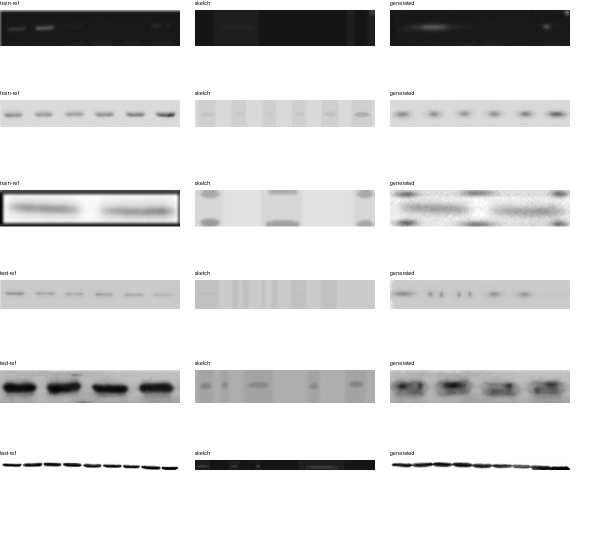
#> input picture blot/sanity_montage.png, 1200 x 1080 px, given as the content of the folder blot/train/image, which was not available (shown at 1/2 size)
$ python temp_style_small_batch.py   (older library calls are emulated)
#> lines starting #> are read from the running program, lines starting #| are printed output that depends on the picture; pictures that were not available may be replaced by others from this repository, and a replacement may not be noted
from __future__ import annotations

import argparse
import json
import random
import shutil
from dataclasses import dataclass, asdict
from pathlib import Path

import cv2
import numpy as np
from PIL import Image, ImageDraw, ImageOps
from scipy.signal import find_peaks, peak_widths


@dataclass
class ReferenceStats:
    image_name: str
    split: str
    source_path: str
    width: int
    height: int
    lane_positions: list[int]
    lane_count: int
    lane_width: int
    lane_spacing: float
    band_positions: list[list[int]]
    band_mean: float
    band_y_pool: list[int]
    intensity_mean: float
    thickness_mean: float
    thickness_std: float
    thin_band_ratio: float
    background_mean: float
    background_noise: float
    blur_sigma: float
    sharpness_score: float


def parse_args() -> argparse.Namespace:
    parser = argparse.ArgumentParser(description="Run a temp-style small batch blot generation test.")
    parser.add_argument("--blot-root", type=Path, default=Path("blot"))
    parser.add_argument("--refs-per-split", type=int, default=3)
    parser.add_argument("--seed", type=int, default=20260323)
    parser.add_argument("--output-root", type=Path, default=Path("blot/temp_style_test"))
    parser.add_argument("--overwrite", action="store_true")
    return parser.parse_args()


# [4 lines left out: function reset_dir, not called in this run]


def ensure_dir(path: Path) -> None:
    path.mkdir(parents=True, exist_ok=True)


def list_images(directory: Path) -> list[Path]:
    return sorted(
        path
        for path in directory.iterdir()
        if path.is_file() and path.suffix.lower() in {".png", ".jpg", ".jpeg"}
    )


def extract_reference_parameters(image_path: Path, split: str) -> ReferenceStats:
    img = cv2.imread(str(image_path), cv2.IMREAD_GRAYSCALE)
    if img is None:
        raise ValueError(f"Failed to read {image_path}")

    height, width = img.shape
    img_blur = cv2.GaussianBlur(img, (5, 5), 0)
    img_norm = img_blur.astype(np.float32) / 255.0

    vertical_profile = img_norm.mean(axis=0)
    peak_distance = max(12, width // 12)
    peaks, _ = find_peaks(-vertical_profile, distance=peak_distance, prominence=0.008)
    lane_positions = peaks.tolist()
    if len(lane_positions) < 2:
        fallback_count = 4
        lane_positions = np.linspace(width * 0.12, width * 0.88, fallback_count).astype(int).tolist()

    lane_spacing_values = [lane_positions[i + 1] - lane_positions[i] for i in range(len(lane_positions) - 1)]
    lane_spacing = float(np.mean(lane_spacing_values)) if lane_spacing_values else max(width / 5.0, 20.0)
    lane_width = max(8, int(lane_spacing * 0.6))

    band_positions: list[list[int]] = []
    band_intensity: list[float] = []
    band_thickness: list[float] = []
    band_y_pool: list[int] = []

    for x in lane_positions:
        x1 = max(0, x - lane_width // 2)
        x2 = min(width, x + lane_width // 2)
        lane = img_norm[:, x1:x2]
        if lane.size == 0:
            band_positions.append([])
            continue

        profile = lane.mean(axis=1)
        row_distance = max(6, height // 10)
        band_peaks, props = find_peaks(-profile, distance=row_distance, prominence=0.015)
        widths = peak_widths(-profile, band_peaks, rel_height=0.6)[0] if len(band_peaks) > 0 else []
        lane_bands: list[int] = []

        for idx, y in enumerate(band_peaks):
            y1 = max(0, y - 4)
            y2 = min(height, y + 4)
            local_mean = float(lane[y1:y2].mean()) if y2 > y1 else float(profile[y])
            prominence = float(props["prominences"][idx]) if "prominences" in props else 0.03
            lane_bands.append(int(y))
            band_y_pool.append(int(y))
            band_intensity.append(float(np.clip(np.quantile(img_norm, 0.85) - local_mean, 0.06, 0.55)))
            estimated_thickness = float(widths[idx]) if idx < len(widths) else (3.5 + prominence * 90.0)
            band_thickness.append(float(np.clip(estimated_thickness, 2.0, 12.0)))

        band_positions.append(lane_bands)

    bright_pixels = img_norm[img_norm >= np.quantile(img_norm, 0.55)]
    background_mean = float(bright_pixels.mean()) if bright_pixels.size else float(img_norm.mean())
    background_noise = float(np.std(img_norm - cv2.GaussianBlur(img_norm, (0, 0), 3)))
    laplacian_var = float(cv2.Laplacian(img_blur, cv2.CV_32F).var())
    sharpness_score = float(np.clip(laplacian_var / 120.0, 0.2, 3.0))
    blur_sigma = float(np.clip(1.55 - 0.28 * sharpness_score + background_noise * 6.0, 0.7, 1.45))
    band_mean = float(np.mean([len(bands) for bands in band_positions])) if band_positions else 2.0
    intensity_mean = float(np.mean(band_intensity)) if band_intensity else 0.22
    thickness_mean = float(np.mean(band_thickness)) if band_thickness else max(3.5, height * 0.06)
    thickness_std = float(np.std(band_thickness)) if len(band_thickness) > 1 else 1.0
    thin_band_ratio = (
        float(sum(value <= max(3.5, thickness_mean * 0.75) for value in band_thickness)) / len(band_thickness)
        if band_thickness
        else 0.35
    )

    return ReferenceStats(
        image_name=image_path.name,
        split=split,
        source_path=str(image_path),
        width=width,
        height=height,
        lane_positions=lane_positions,
        lane_count=len(lane_positions),
        lane_width=lane_width,
        lane_spacing=lane_spacing,
        band_positions=band_positions,
        band_mean=band_mean,
        band_y_pool=sorted(set(band_y_pool)),
        intensity_mean=intensity_mean,
        thickness_mean=thickness_mean,
        thickness_std=thickness_std,
        thin_band_ratio=thin_band_ratio,
        background_mean=background_mean,
        background_noise=background_noise,
        blur_sigma=blur_sigma,
        sharpness_score=sharpness_score,
    )


def sample_parameters(stats: ReferenceStats, rng: random.Random) -> dict[str, float | int | list[int]]:
    lane_count = max(2, int(round(rng.gauss(stats.lane_count, 0.6))))
    lane_width = max(8, int(round(rng.gauss(stats.lane_width, 1.5))))
    lane_spacing = max(lane_width + 2, int(round(rng.gauss(stats.lane_spacing, 2.0))))
    bands_per_lane = [max(1, int(round(rng.gauss(stats.band_mean, 0.7)))) for _ in range(lane_count)]

    return {
        "width": stats.width,
        "height": stats.height,
        "lanes": lane_count,
        "lane_width": lane_width,
        "lane_spacing": lane_spacing,
        "bands_per_lane": bands_per_lane,
        "intensity_mean": float(np.clip(rng.gauss(stats.intensity_mean, 0.03), 0.08, 0.6)),
        "thickness_mean": float(np.clip(rng.gauss(stats.thickness_mean, max(0.4, stats.thickness_std * 0.35)), 2.5, 12.0)),
        "thickness_std": float(np.clip(stats.thickness_std, 0.6, 3.0)),
        "thin_band_ratio": float(np.clip(stats.thin_band_ratio, 0.15, 0.8)),
        "background": float(np.clip(rng.gauss(stats.background_mean, 0.02), 0.55, 0.88)),
        "noise": float(np.clip(rng.gauss(stats.background_noise, 0.004), 0.01, 0.05)),
        "blur": float(np.clip(rng.gauss(stats.blur_sigma, 0.08), 0.65, 1.55)),
        "sharpness_score": stats.sharpness_score,
        "band_y_pool": stats.band_y_pool,
        "smear_probability": 0.25,
    }


def generate_background(params: dict[str, float | int | list[int]], rng: random.Random) -> np.ndarray:
    height = int(params["height"])
    width = int(params["width"])
    bg = np.ones((height, width), dtype=np.float32) * float(params["background"])
    noise = np.random.default_rng(rng.randint(0, 10**9)).normal(0, float(params["noise"]), (height, width)).astype(np.float32)
    bg += noise

    grad_y = np.linspace(rng.uniform(-0.03, 0.03), rng.uniform(-0.03, 0.03), height, dtype=np.float32).reshape(-1, 1)
    grad_x = np.linspace(rng.uniform(-0.02, 0.02), rng.uniform(-0.02, 0.02), width, dtype=np.float32).reshape(1, -1)
    bg += grad_y + grad_x

    # Keep borders clean: use a very soft illumination field without dark edge vignette.
    low_freq = np.random.default_rng(rng.randint(0, 10**9)).normal(0, 1, (height, width)).astype(np.float32)
    low_freq = cv2.GaussianBlur(low_freq, (0, 0), sigmaX=max(12.0, width / 8.0), sigmaY=max(8.0, height / 3.0))
    bg += low_freq * 0.01
    return np.clip(bg, 0, 1)


def add_smear(band: np.ndarray, rng: random.Random) -> np.ndarray:
    smear_len = rng.randint(4, 12)
    result = band.copy()
    for i in range(1, smear_len + 1):
        shifted = np.roll(band, i, axis=0)
        result += shifted * (0.03 * (smear_len - i + 1))
    return result


def draw_band(
    image: np.ndarray,
    x: int,
    y: int,
    width: int,
    thickness: int,
    intensity: float,
    rng: random.Random,
    smear_probability: float,
    blur_strength: float,
) -> np.ndarray:
    band = np.zeros_like(image, dtype=np.float32)
    pad_x = max(6, int(width * 0.18))
    pad_y = max(4, int(thickness * 1.8))
    x1 = max(0, int(round(x - width / 2)) - pad_x)
    x2 = min(image.shape[1] - 1, int(round(x + width / 2)) + pad_x)
    y1 = max(0, int(round(y - thickness / 2)) - pad_y)
    y2 = min(image.shape[0] - 1, int(round(y + thickness / 2)) + pad_y)

    patch_w = x2 - x1 + 1
    patch_h = y2 - y1 + 1
    if patch_w <= 1 or patch_h <= 1:
        return image

    xx = np.arange(x1, x2 + 1, dtype=np.float32)
    yy = np.arange(y1, y2 + 1, dtype=np.float32)[:, None]
    center_rel = (xx - x) / max(width / 2.0, 1.0)

    # Flat long band body with only mild taper near the ends.
    horizontal_envelope = np.exp(-(np.abs(center_rel) ** 4.6) * 0.72)
    end_softness = np.exp(-(np.abs(center_rel) ** 7.0) * 0.42)

    # Very slight curvature only; keep the band visually close to straight.
    phase = rng.uniform(0.0, np.pi)
    curve_amp = rng.uniform(0.0, 0.09) * max(1.0, thickness)
    tilt = rng.uniform(-0.02, 0.02) * thickness
    curve = curve_amp * np.sin(center_rel * np.pi + phase) + tilt * center_rel

    # Thickness stays stable across the band with only tiny local variation.
    local_thickness = thickness * (0.88 + 0.12 * horizontal_envelope)
    local_thickness *= 0.985 + 0.02 * np.sin(center_rel * np.pi * 1.2 + rng.uniform(0.0, np.pi))
    local_thickness = np.clip(local_thickness, max(2.0, thickness * 0.8), thickness * 1.05)

    centerline = y + curve
    sigma_y = np.maximum(1.0, local_thickness / 2.3)
    vertical_profile = np.exp(-0.5 * ((yy - centerline[None, :]) / sigma_y[None, :]) ** 2)
    vertical_core = np.exp(-0.5 * ((yy - centerline[None, :]) / np.maximum(0.9, sigma_y[None, :] * 0.7)) ** 2)

    # Keep texture very light so the band remains continuous.
    texture = np.random.default_rng(rng.randint(0, 10**9)).normal(1.0, 0.015, size=(patch_h, patch_w)).astype(np.float32)
    texture = cv2.GaussianBlur(
        texture,
        (0, 0),
        sigmaX=max(0.8, width / 14.0),
        sigmaY=max(0.8, thickness / 2.8),
    )

    mask_patch = intensity * (0.72 * vertical_profile + 0.42 * vertical_core) * horizontal_envelope[None, :] * end_softness[None, :]
    mask_patch *= np.clip(texture, 0.97, 1.03)
    mask_patch = cv2.GaussianBlur(
        mask_patch.astype(np.float32),
        (0, 0),
        sigmaX=np.clip(rng.uniform(0.68, 1.18) * blur_strength, 0.58, 1.65),
        sigmaY=np.clip(rng.uniform(0.68, 0.98) * blur_strength, 0.56, 1.28),
    )
    band[y1 : y2 + 1, x1 : x2 + 1] = np.maximum(band[y1 : y2 + 1, x1 : x2 + 1], mask_patch)

    if rng.random() < smear_probability:
        band = add_smear(band, rng)

    image -= band
    return image


def choose_band_rows(pool: list[int], count: int, height: int, rng: random.Random) -> list[int]:
    if pool:
        unique_pool = sorted(set(pool))
        if count <= len(unique_pool):
            rows = rng.sample(unique_pool, count)
        else:
            rows = unique_pool[:]
            while len(rows) < count:
                rows.append(rng.choice(unique_pool))
        rows = sorted(rows)
        return [int(np.clip(row + rng.randint(-2, 2), 12, height - 12)) for row in rows]
    return sorted(rng.sample(range(12, max(13, height - 12)), count))


def generate_gel(params: dict[str, float | int | list[int]], rng: random.Random) -> np.ndarray:
    image = generate_background(params, rng)
    width = int(params["width"])
    height = int(params["height"])
    lane_count = int(params["lanes"])
    lane_spacing = int(params["lane_spacing"])
    lane_width = int(params["lane_width"])
    total_span = (lane_count - 1) * lane_spacing
    start_x = max(lane_width // 2 + 6, int(round((width - total_span) / 2.0)))

    for lane_idx in range(lane_count):
        lane_x = start_x + lane_idx * lane_spacing
        rows = choose_band_rows(list(params["band_y_pool"]), int(params["bands_per_lane"][lane_idx]), height, rng)
        for row in rows:
            if rng.random() < float(params.get("thin_band_ratio", 0.35)):
                base_thickness = float(params["thickness_mean"]) * rng.uniform(0.45, 0.8)
                thickness = max(2, int(round(rng.gauss(base_thickness, 0.45))))
            else:
                spread = max(0.5, float(params.get("thickness_std", 1.0)) * 0.55)
                thickness = max(3, int(round(rng.gauss(float(params["thickness_mean"]), spread))))
            thickness = int(np.clip(thickness, 2, 12))
            intensity = float(np.clip(rng.gauss(float(params["intensity_mean"]) * 1.12, 0.035), 0.08, 0.78))
            x_jitter = rng.randint(-2, 2)
            sharpness_score = float(params.get("sharpness_score", 1.0))
            band_blur = float(np.clip(1.3 - 0.18 * sharpness_score, 0.7, 1.15))
            band_width = max(8, int(round(lane_width * rng.uniform(1.04, 1.12))))
            image = draw_band(
                image=image,
                x=lane_x + x_jitter,
                y=row,
                width=band_width,
                thickness=thickness,
                intensity=intensity,
                rng=rng,
                smear_probability=float(params["smear_probability"]),
                blur_strength=band_blur,
            )

    image = cv2.GaussianBlur(image, (0, 0), sigmaX=float(params["blur"]), sigmaY=max(0.65, float(params["blur"]) * 0.85))
    image = np.clip(image, 0, 1)
    return (image * 255).astype(np.uint8)


def save_gray_image(array: np.ndarray, path: Path) -> None:
    Image.fromarray(array, mode="L").save(path)


def build_montage(pairs: list[tuple[Path, Path]], output_path: Path) -> None:
    canvas = Image.new("RGB", (1050, 220 * max(1, len(pairs))), "white")
    y = 0
    for ref_path, gen_path in pairs:
        ref = ImageOps.contain(Image.open(ref_path).convert("L"), (480, 170)).convert("RGB")
        gen = ImageOps.contain(Image.open(gen_path).convert("L"), (480, 170)).convert("RGB")
        canvas.paste(ref, (20, y + 25))
        canvas.paste(gen, (540, y + 25))
        draw = ImageDraw.Draw(canvas)
        draw.text((20, y), f"ref: {ref_path.name}", fill="black")
        draw.text((540, y), f"generated: {gen_path.name}", fill="black")
        y += 220
    canvas.save(output_path)


def main() -> None:
    args = parse_args()
    if args.overwrite:
        reset_dir(args.output_root)
    else:
        ensure_dir(args.output_root)

    refs_root = args.output_root / "references"
    gen_root = args.output_root / "generated"
    meta_root = args.output_root / "metadata"
    for path in [refs_root, gen_root, meta_root]:
        ensure_dir(path)

    rng = random.Random(args.seed)
    pairs: list[tuple[Path, Path]] = []
    summary: list[dict[str, object]] = []

    for split in ["train", "test"]:
        source_dir = args.blot_root / split / "image"
        refs = list_images(source_dir)[: args.refs_per_split]
        ensure_dir(refs_root / split)
        ensure_dir(gen_root / split)
        ensure_dir(meta_root / split)

        for ref_path in refs:
            stats = extract_reference_parameters(ref_path, split)
#> in extract_reference_parameters, img is the input picture: shape (1080, 1200); min 0, max 255, mean 225.4
#> in extract_reference_parameters, `vertical_profile = img_norm.mean(axis=0)`: vertical_profile = 1200 values, max 1 at index 362, min 0.836 at index 4, mean 0.884
#> in extract_reference_parameters, `peaks, _ = find_peaks(-vertical_profile, distance=peak_distance, promi..`: peaks = [138, 415, 546, 815, 921, 1110]
#> in extract_reference_parameters, `lane_spacing_values = [lane_positions[i + 1] - lane_positions[i] for i..`: lane_spacing_values = [277, 131, 269, 106, 189]
#> in extract_reference_parameters, `lane_spacing = float(np.mean(lane_spacing_values)) if lane_spacing_val..`: lane_spacing = 194.4
#> in extract_reference_parameters, `lane_width = max(8, int(lane_spacing * 0.6))`: lane_width = 116
#> the loop in extract_reference_parameters, `for x in lane_positions:` made 6 passes
#> (x, x1, x2, band_peaks, widths) on passes 1 to 4: (138, 80, 196, [31, 228, 450, 587, 775, 930], [71.49, 52.73, 8.33, 57.73, 60.82, 7.81]), (415, 357, 473, [64, 229, 445, 587, 772, 936], [72.51, 54.38, 73.31, 58.42, 66.25, 20.53]), (546, 488, 604, [75, 228, 450, 588, 770, 937], [72.53, 54.44, 73.34, 58.51, 66.31, 20.53]), (815, 757, 873, [32, 228, 388, 587, 772, 929], [72.51, 52.59, 16.76, 57.23, 63.14, 7.7])
#> pass 1, in extract_reference_parameters, `lane = img_norm[:, x1:x2]`:
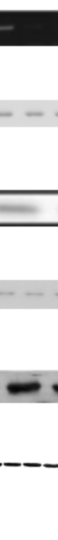
#> lane: shape (1080, 116) float32 (shown at 1/2 size); min 0.0196, max 1, mean 0.872
#> pass 2, in extract_reference_parameters, `lane = img_norm[:, x1:x2]`:
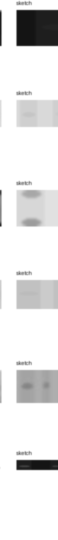
#> lane: shape (1080, 116) float32 (shown at 1/2 size); min 0.0745, max 1, mean 0.899
#> pass 3, in extract_reference_parameters, `lane = img_norm[:, x1:x2]`:
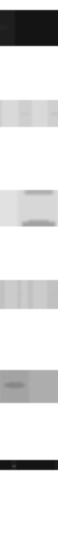
#> lane: shape (1080, 116) float32 (shown at 1/2 size); min 0.0784, max 1, mean 0.869
#> after the loop in extract_reference_parameters, `for x in lane_positions:`: band_intensity = 36 values, max 0.55 at index 0, min 0.133 at index 7, mean 0.371; band_positions = [[31, 228, 450, 587, 775, 930], [64, 229, 445, 587, 772, 936], [75, 228, 450, 588, 770, 937], [32, 228, 388, 587, 772, 929], [32, 227, 386, 588, 771, 930], [35, 228, 423, 589, 778, 936]]; band_thickness = 36 values, max 12 at index 0, min 7.7 at index 23, mean 11.47; band_y_pool = 36 values, max 937 at index 17, min 31 at index 0, mean 498.4
#> in extract_reference_parameters, `background_mean = float(bright_pixels.mean()) if bright_pixels.size el..`: background_mean = 1
#> in extract_reference_parameters, `background_noise = float(np.std(img_norm - cv2.GaussianBlur(img_norm, ..`: background_noise = 0.0355
#> in extract_reference_parameters, `laplacian_var = float(cv2.Laplacian(img_blur, cv2.CV_32F).var())`: laplacian_var = 27.63
#> in extract_reference_parameters, `sharpness_score = float(np.clip(laplacian_var / 120.0, 0.2, 3.0))`: sharpness_score = 0.23
#> in extract_reference_parameters, `blur_sigma = float(np.clip(1.55 - 0.28 * sharpness_score + background_..`: blur_sigma = 1.45
#> in extract_reference_parameters, `band_mean = float(np.mean([len(bands) for bands in band_positions])) i..`: band_mean = 6
#> in extract_reference_parameters, `intensity_mean = float(np.mean(band_intensity)) if band_intensity else..`: intensity_mean = 0.371
#> in extract_reference_parameters, `thickness_mean = float(np.mean(band_thickness)) if band_thickness else..`: thickness_mean = 11.47
#> in extract_reference_parameters, `thickness_std = float(np.std(band_thickness)) if len(band_thickness) >..`: thickness_std = 1.32
#> in extract_reference_parameters, `thin_band_ratio = ( float(sum(value <= max(3.5, thickness_mean * 0.75)..`: thin_band_ratio = 0.111
            params = sample_parameters(stats, rng)
#> params = 16 items
            generated = generate_gel(params, rng)
#> in generate_background, `height = int(params["height"])`: height = 1080
#> in generate_background, `width = int(params["width"])`: width = 1200
#> in generate_background, `noise = np.random.default_rng(rng.randint(0, 10**9)).normal(0, float(p..`:
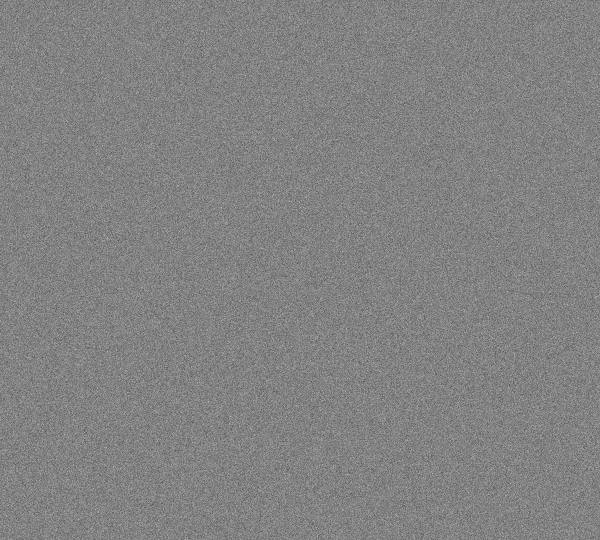
#> noise: shape (1080, 1200) float32 (shown at 1/2 size); min -0.165, max 0.158, mean 2.05e-05; drawn with min black and max white
#> in generate_background, `grad_y = np.linspace(rng.uniform(-0.03, 0.03), rng.uniform(-0.03, 0.03..`: grad_y = 1080 values from -0.0293 to 0.00635
#> in generate_background, `low_freq = cv2.GaussianBlur(low_freq, (0, 0), sigmaX=max(12.0, width /..`:
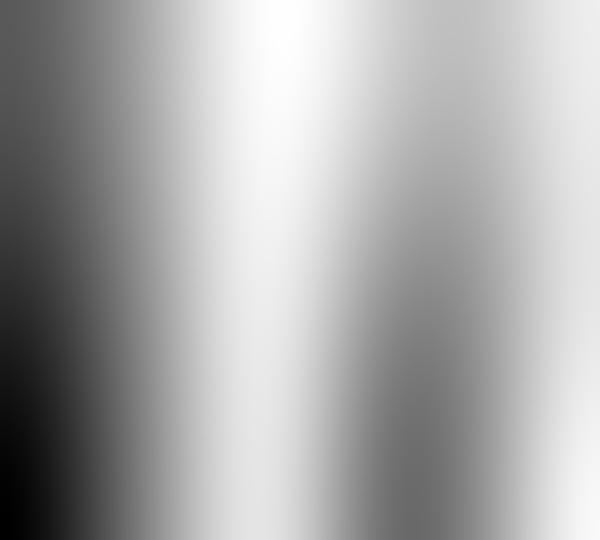
#> low_freq: shape (1080, 1200) float32 (shown at 1/2 size); min -0.00396, max 0.00306, mean 0.000682; drawn with min black and max white
#> in generate_background, `return np.clip(bg, 0, 1)`:
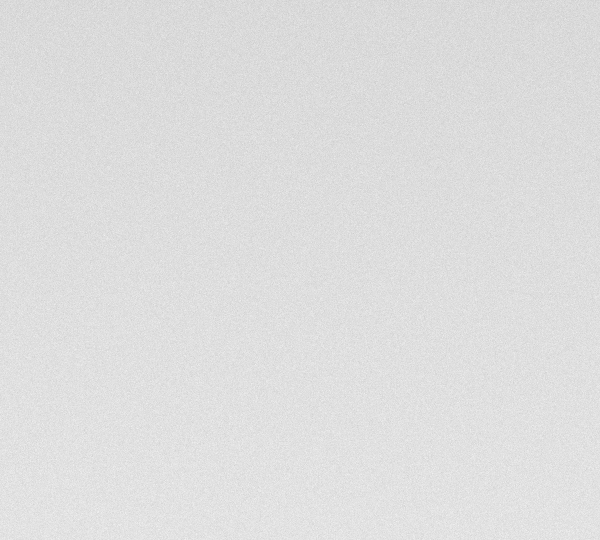
#> returned value: shape (1080, 1200) float32 (shown at 1/2 size); min 0.712, max 1, mean 0.871
#> in generate_gel, `width = int(params["width"])`: width = 1200
#> in generate_gel, `height = int(params["height"])`: height = 1080
#> in generate_gel, `lane_count = int(params["lanes"])`: lane_count = 6
#> in generate_gel, `lane_spacing = int(params["lane_spacing"])`: lane_spacing = 194
#> in generate_gel, `lane_width = int(params["lane_width"])`: lane_width = 115
#> in generate_gel, `total_span = (lane_count - 1) * lane_spacing`: total_span = 970
#> in generate_gel, `start_x = max(lane_width // 2 + 6, int(round((width - total_span) / 2...`: start_x = 115
#> the loop in generate_gel, `for lane_idx in range(lane_count):` made 6 passes
#> (lane_x, rows) on passes 2 to 6: (309, [229, 227, 444, 590, 772, 929]), (503, [226, 421, 591, 774, 932, 936]), (697, [66, 446, 449, 771, 776, 930]), (891, [33, 35, 77, 228, 452, 588, 772]), (1085, [64, 73, 387, 443, 772, 935])
#> pass 1, in draw_band, `vertical_core = np.exp(-0.5 * ((yy - centerline[None, :]) / np.maximum..`:
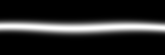
#> vertical_core: shape (55, 165) float32; min 3.8e-17, max 1, mean 0.158
#> (the rest of the program and of its run is left out)
